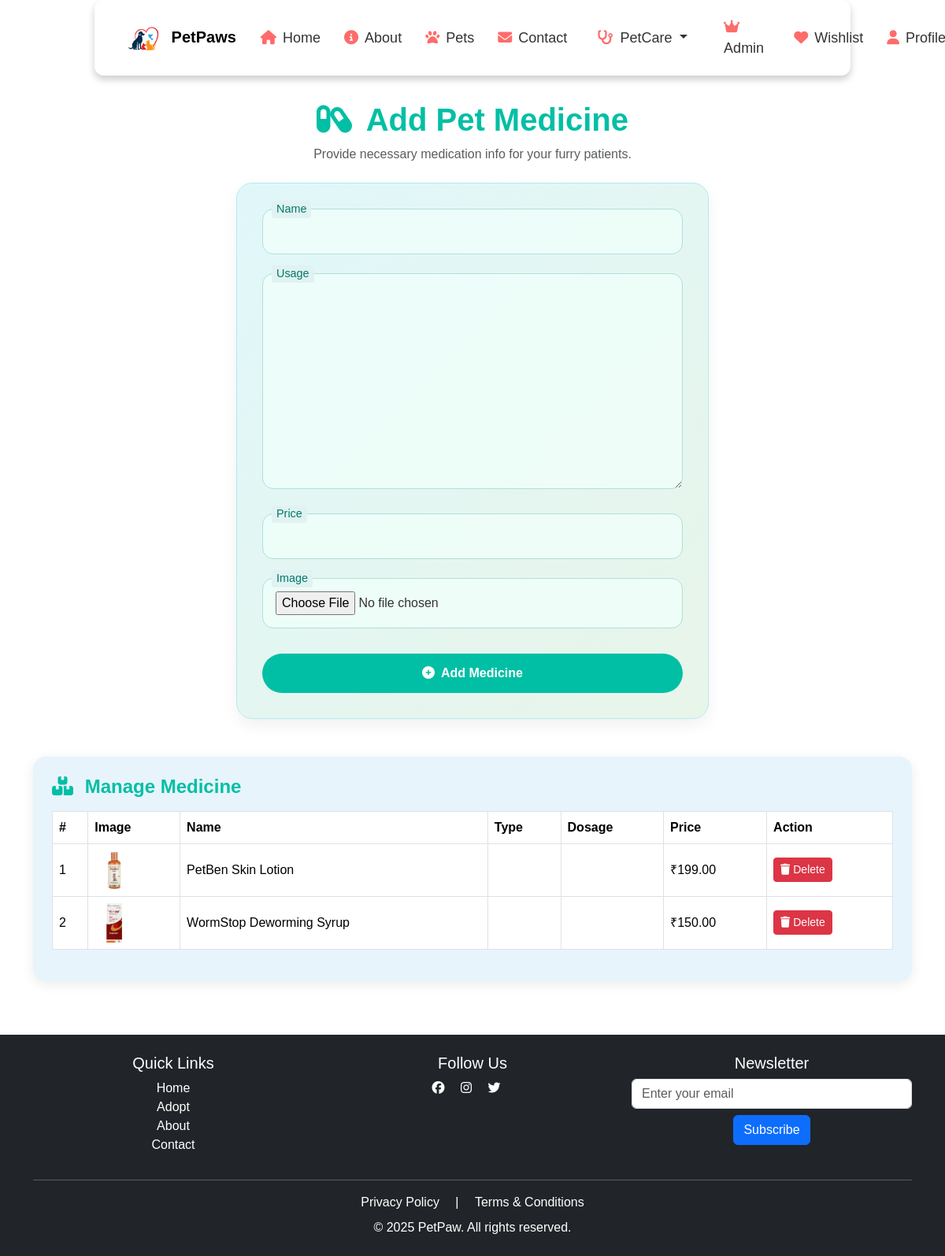
The app's page /petcare/medicines/add/ (signed in) with its own data.
### petcare/models.py (models this page shows, shortened)
class Medicine(models.Model):
    name = models.CharField(max_length=100)
    usage = models.TextField()
    price = models.DecimalField(max_digits=6, decimal_places=2)
    image = models.ImageField(upload_to='petcare_images/', blank=True, null=True)

### petcare/views.py (the view)
# urls.py: path('medicines/add/', views.add_medicine, name='add_medicine'),
@staff_member_required
def add_medicine(request):
    if request.method == 'POST':
        form = MedicineForm(request.POST, request.FILES)
        if form.is_valid():
            form.save()
            return redirect('view_medicines')
    else:
        form = MedicineForm()
    medicines = Medicine.objects.all()
    return render(request, 'petcare/add_medicine.html', {
        'form': form,
        'medicines': medicines,
    })

### petcare/forms.py
class MedicineForm(forms.ModelForm):
    class Meta:
        model = Medicine
        fields = ['name', 'usage', 'price', 'image']

### petcare/templates/petcare/add_medicine.html (shortened to what this page needs)
{% extends 'base.html' %}
{% block content %}
<div class="container my-5" style="font-family: 'Segoe UI', sans-serif;">
  <div class="text-center mb-4">
    <h2 class="fw-bold" style="font-size: 2.5rem; color: #00bfa5;">
      <i class="fas fa-capsules me-2"></i> Add Pet Medicine
    </h2>
    <p class="text-muted">Provide necessary medication info for your furry patients.</p>
  </div>
  <div class="form-container mx-auto" style="max-width: 600px;">
    <form method="POST" enctype="multipart/form-data">
      {% for field in form %}
        <div class="input-glass">
          {{ field }}
          <label for="{{ field.id_for_label }}">{{ field.label }}</label>
        </div>
      {% endfor %}
      <button type="submit" class="btn btn-mint w-100 mt-2">
        <i class="fas fa-plus-circle me-1"></i> Add Medicine
      </button>
    </form>
  </div>
  {% if medicines %}
  <div class="medicine-table mt-5">
    <h4><i class="fas fa-boxes me-2"></i> Manage Medicine</h4>
    <div class="table-responsive">
      <table class="table table-bordered table-hover align-middle">
        <thead>
          <tr>
            <th>#</th>
            <th>Image</th>
            <th>Name</th>
            <th>Type</th>
            <th>Dosage</th>
            <th>Price</th>
            <th>Action</th>
          </tr>
        </thead>
        <tbody>
          {% for item in medicines %}
          <tr>
            <td>{{ forloop.counter }}</td>
            <td>
              {% if item.image %}
                <img src="{{ item.image.url }}" class="product-image" alt="{{ item.name }}">
              {% else %}
                <span>No Image</span>
              {% endif %}
            </td>
            <td>{{ item.name }}</td>
            <td>{{ item.type }}</td>
            <td>{{ item.dosage }}</td>
            <td>₹{{ item.price }}</td>
            <td>
              <a href="{% url 'delete_medicine' item.id %}" class="btn btn-sm btn-danger"
                 onclick="return confirm('Are you sure you want to delete this medicine item?');">
                <i class="fas fa-trash"></i> Delete
              </a>
            </td>
          </tr>
          {% endfor %}
        </tbody>
      </table>
    </div>
  </div>
  {% endif %}
</div>
{% endblock %}

### PetPaws/static/styles.css (style rules this page uses)
body { font-family: 'Poppins', sans-serif; background-color: #f8f9fa; color: #333; transition: background-color 0.3s ease-in-out; }
* { margin: 0; padding: 0; box-sizing: border-box; font-family: 'Poppins', sans-serif; }
body { margin: 0; padding: 0; background: #ffffff; position: relative; min-height: 100vh; }

### PetPaws/templates/base.html (style rules this page uses)
body { padding-top: 80px; }
html, body { height: 100%; margin: 0; display: flex; flex-direction: column; }

### petcare/templates/petcare/add_medicine.html (style rules this page uses)
.input-glass { margin-bottom: 1.5rem; position: relative; }
.input-glass input, .input-glass select, .input-glass textarea { width: 100%; padding: 1rem; background: rgba(240, 255, 251, 0.8); border: 1px solid #b2dfdb; border-radius: 14px; transition: all 0.3s ease; outline: none; }
.input-glass label { position: absolute; top: -10px; left: 12px; background-color: #e0f2f1; font-size: 0.9rem; padding: 0 6px; color: #00796b; border-radius: 4px; font-weight: 500; }
.form-container { background: linear-gradient(135deg, #e0f7fa, #e8f5e9); border-radius: 20px; padding: 2rem; border: 1px solid #b2ebf2; box-shadow: 0 8px 20px rgba(0, 0, 0, 0.06); }
.btn-mint { background-color: #00bfa5; color: #fff; border-radius: 25px; font-weight: 600; padding: 12px; transition: 0.3s; }
.medicine-table { margin-top: 3rem; background-color: #e7f4fb; border-radius: 16px; padding: 1.5rem; box-shadow: 0 4px 16px rgba(0,0,0,0.08); }
.medicine-table h4 { color: #00bfa5; font-weight: bold; margin-bottom: 1rem; }
.table thead { background-color: #d2eefe; }
.table td, .table th { vertical-align: middle; }
.product-image { width: 50px; height: 50px; object-fit: cover; border-radius: 10px; }

### records on screen
Medicine: image (picture), name "PetBen Skin Lotion", price "199.00"
Medicine: image (picture), name "WormStop Deworming Syrup", price "150.00"

### other values on screen
{{ field.label }} "Name" "Usage" "Price" "Image"
